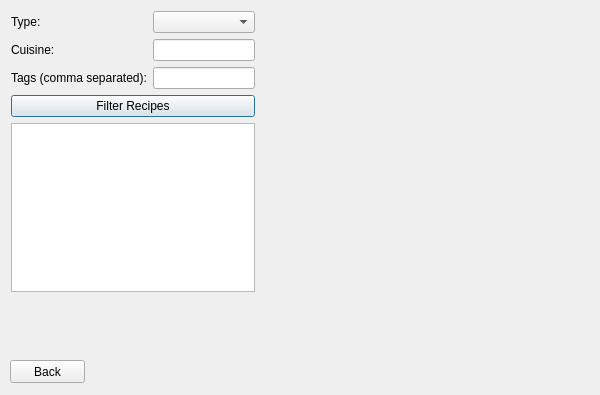
<?xml version="1.0" encoding="UTF-8"?>
<ui version="4.0">
 <class>BrowseRecipeWindow</class>
 <widget class="QDialog" name="BrowseRecipeWindow">
  <property name="geometry">
   <rect>
    <x>0</x>
    <y>0</y>
    <width>600</width>
    <height>395</height>
   </rect>
  </property>
  <widget class="QWidget" name="centralwidget">
   <property name="geometry">
    <rect>
     <x>0</x>
     <y>0</y>
     <width>266</width>
     <height>303</height>
    </rect>
   </property>
   <layout class="QVBoxLayout" name="verticalLayout">
    <item>
     <layout class="QFormLayout" name="formLayout">
      <item row="0" column="0">
       <widget class="QLabel" name="typeLabel">
        <property name="text">
         <string>Type:</string>
        </property>
       </widget>
      </item>
      <item row="0" column="1">
       <widget class="QComboBox" name="typeComboBox"/>
      </item>
      <item row="1" column="0">
       <widget class="QLabel" name="cuisineLabel">
        <property name="text">
         <string>Cuisine:</string>
        </property>
       </widget>
      </item>
      <item row="1" column="1">
       <widget class="QLineEdit" name="cuisineLineEdit"/>
      </item>
      <item row="2" column="0">
       <widget class="QLabel" name="tagsLabel">
        <property name="text">
         <string>Tags (comma separated):</string>
        </property>
       </widget>
      </item>
      <item row="2" column="1">
       <widget class="QLineEdit" name="tagsLineEdit"/>
      </item>
      <item row="3" column="0" colspan="2">
       <widget class="QPushButton" name="filterButton">
        <property name="text">
         <string>Filter Recipes</string>
        </property>
       </widget>
      </item>
     </layout>
    </item>
    <item>
     <widget class="QTableView" name="tableView">
      <property name="sizePolicy">
       <sizepolicy hsizetype="Preferred" vsizetype="Expanding">
        <horstretch>0</horstretch>
        <verstretch>0</verstretch>
       </sizepolicy>
      </property>
     </widget>
    </item>
   </layout>
  </widget>
  <widget class="QPushButton" name="backButton">
   <property name="geometry">
    <rect>
     <x>10</x>
     <y>360</y>
     <width>75</width>
     <height>23</height>
    </rect>
   </property>
   <property name="text">
    <string>Back</string>
   </property>
  </widget>
 </widget>
 <layoutdefault spacing="6" margin="11"/>
 <resources/>
 <connections/>
</ui>
